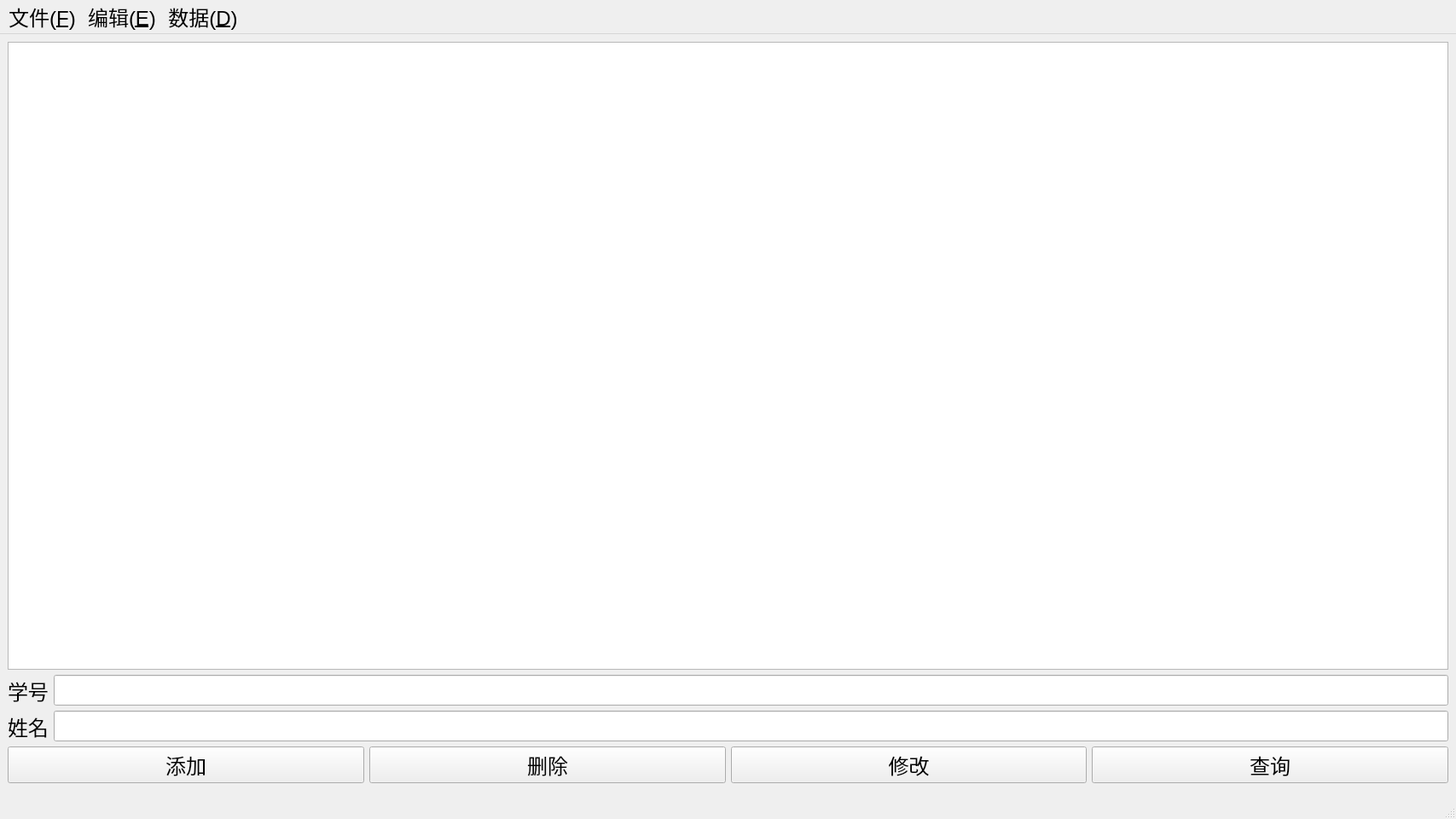
<?xml version="1.0" encoding="UTF-8"?>
<ui version="4.0">
 <class>MainWindow</class>
 <widget class="QMainWindow" name="MainWindow">
  <property name="geometry">
   <rect>
    <x>0</x>
    <y>0</y>
    <width>1707</width>
    <height>960</height>
   </rect>
  </property>
  <property name="sizePolicy">
   <sizepolicy hsizetype="MinimumExpanding" vsizetype="MinimumExpanding">
    <horstretch>0</horstretch>
    <verstretch>0</verstretch>
   </sizepolicy>
  </property>
  <property name="minimumSize">
   <size>
    <width>427</width>
    <height>240</height>
   </size>
  </property>
  <property name="font">
   <font>
    <pointsize>18</pointsize>
   </font>
  </property>
  <property name="windowTitle">
   <string>学生考勤管理系统</string>
  </property>
  <property name="windowIcon">
   <iconset resource="img.qrc">
    <normaloff>:/new/prefix1/img/ico.jpg</normaloff>:/new/prefix1/img/ico.jpg</iconset>
  </property>
  <widget class="QWidget" name="centralwidget">
   <layout class="QVBoxLayout" name="verticalLayout_4">
    <item>
     <layout class="QVBoxLayout" name="verticalLayout_3">
      <item>
       <widget class="QPlainTextEdit" name="plainTextEdit">
        <property name="sizePolicy">
         <sizepolicy hsizetype="MinimumExpanding" vsizetype="MinimumExpanding">
          <horstretch>0</horstretch>
          <verstretch>0</verstretch>
         </sizepolicy>
        </property>
        <property name="font">
         <font>
          <family>Microsoft YaHei</family>
         </font>
        </property>
       </widget>
      </item>
      <item>
       <layout class="QVBoxLayout" name="verticalLayout_2">
        <item>
         <layout class="QVBoxLayout" name="verticalLayout">
          <item>
           <layout class="QHBoxLayout" name="horizontalLayout">
            <item>
             <widget class="QLabel" name="label">
              <property name="text">
               <string>学号</string>
              </property>
             </widget>
            </item>
            <item>
             <widget class="QLineEdit" name="lineEdit_id"/>
            </item>
           </layout>
          </item>
          <item>
           <layout class="QHBoxLayout" name="horizontalLayout_2">
            <item>
             <widget class="QLabel" name="label_2">
              <property name="text">
               <string>姓名</string>
              </property>
             </widget>
            </item>
            <item>
             <widget class="QLineEdit" name="lineEdit_name"/>
            </item>
           </layout>
          </item>
         </layout>
        </item>
        <item>
         <layout class="QHBoxLayout" name="horizontalLayout_3">
          <item>
           <widget class="QPushButton" name="pushButton_add">
            <property name="text">
             <string>添加</string>
            </property>
           </widget>
          </item>
          <item>
           <widget class="QPushButton" name="pushButton_del">
            <property name="text">
             <string>删除</string>
            </property>
           </widget>
          </item>
          <item>
           <widget class="QPushButton" name="pushButton_edit">
            <property name="text">
             <string>修改</string>
            </property>
           </widget>
          </item>
          <item>
           <widget class="QPushButton" name="pushButton_query">
            <property name="text">
             <string>查询</string>
            </property>
           </widget>
          </item>
         </layout>
        </item>
       </layout>
      </item>
     </layout>
    </item>
   </layout>
  </widget>
  <widget class="QMenuBar" name="menubar">
   <property name="geometry">
    <rect>
     <x>0</x>
     <y>0</y>
     <width>1707</width>
     <height>21</height>
    </rect>
   </property>
   <widget class="QMenu" name="menu_O">
    <property name="title">
     <string>文件(&amp;F)</string>
    </property>
    <addaction name="action_N"/>
    <addaction name="action_Open"/>
    <addaction name="action_S"/>
    <addaction name="action_Save"/>
   </widget>
   <widget class="QMenu" name="menu_Q">
    <property name="title">
     <string>编辑(&amp;E)</string>
    </property>
    <addaction name="action_Query"/>
    <addaction name="action_Globalshow"/>
   </widget>
   <widget class="QMenu" name="menu_D">
    <property name="title">
     <string>数据(&amp;D)</string>
    </property>
    <addaction name="action_TotalAnalize"/>
    <addaction name="action_Insert"/>
    <addaction name="action_Delete"/>
   </widget>
   <addaction name="menu_O"/>
   <addaction name="menu_Q"/>
   <addaction name="menu_D"/>
  </widget>
  <widget class="QStatusBar" name="statusbar"/>
  <action name="action_append">
   <property name="text">
    <string>添加(&amp;I)</string>
   </property>
   <property name="shortcut">
    <string>Ctrl+I</string>
   </property>
  </action>
  <action name="action_Open">
   <property name="text">
    <string>打开(&amp;O)</string>
   </property>
   <property name="shortcut">
    <string>Ctrl+O</string>
   </property>
  </action>
  <action name="action_Query">
   <property name="text">
    <string>查询(&amp;Q)</string>
   </property>
   <property name="shortcut">
    <string>Ctrl+Q</string>
   </property>
  </action>
  <action name="action_Globalshow">
   <property name="text">
    <string>显示全部(&amp;G)</string>
   </property>
   <property name="shortcut">
    <string>Ctrl+G</string>
   </property>
  </action>
  <action name="action_Save">
   <property name="text">
    <string>另存为</string>
   </property>
   <property name="shortcut">
    <string>Ctrl+Shift+S</string>
   </property>
  </action>
  <action name="action_TotalAnalize">
   <property name="text">
    <string>统计(&amp;T)</string>
   </property>
   <property name="shortcut">
    <string>Ctrl+T</string>
   </property>
  </action>
  <action name="action_Insert">
   <property name="text">
    <string>录入学生信息</string>
   </property>
   <property name="shortcut">
    <string>Ctrl+Shift+I</string>
   </property>
  </action>
  <action name="action_Delete">
   <property name="text">
    <string>删除(&amp;D)</string>
   </property>
   <property name="shortcut">
    <string>Ctrl+D</string>
   </property>
  </action>
  <action name="action_S">
   <property name="text">
    <string>保存(&amp;S)</string>
   </property>
   <property name="shortcut">
    <string>Ctrl+S</string>
   </property>
  </action>
  <action name="action_N">
   <property name="text">
    <string>新建(&amp;N)</string>
   </property>
   <property name="shortcut">
    <string>Ctrl+N</string>
   </property>
  </action>
 </widget>
 <resources>
  <include location="img.qrc"/>
 </resources>
 <connections/>
</ui>
